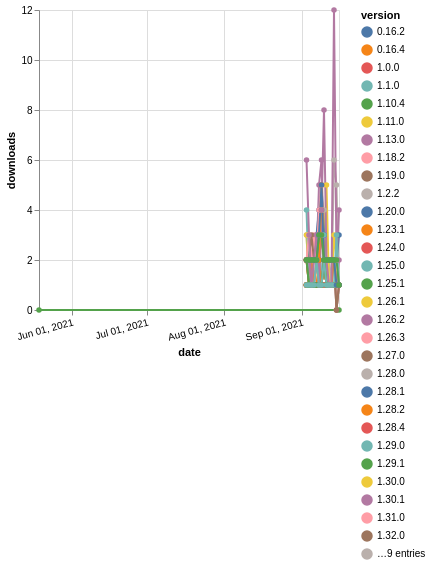

The Vega-Lite source for this figure:
### Vega-Lite specification from a JSON file in a GitHub repository (floating-point values rounded to 4 significant figures; data arrays with more than 128 entries replaced by an {"elided": "..."} marker saying what was removed)
{"$schema": "https://vega.github.io/schema/vega-lite/v5.json", "description": "A simple bar chart with embedded data.", "data": {"values": {"elided": "520 records"}}, "width": "container", "mark": {"type": "line", "point": {"filled": true}}, "encoding": {"x": {"field": "date", "type": "temporal", "timeUnit": "yearmonthdate", "title": "date", "axis": {"labelAngle": -15}}, "y": {"field": "delta", "type": "quantitative", "title": "downloads"}, "color": {"field": "version", "type": "nominal"}, "tooltip": {"field": "delta"}}}
